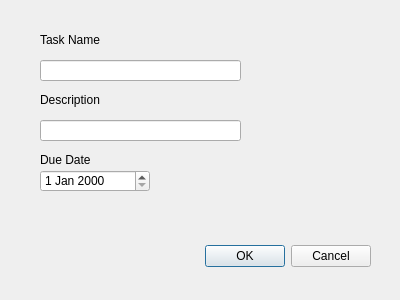
<?xml version="1.0" encoding="UTF-8"?>
<ui version="4.0">
 <class>Add_Dialog</class>
 <widget class="QDialog" name="Add_Dialog">
  <property name="geometry">
   <rect>
    <x>0</x>
    <y>0</y>
    <width>400</width>
    <height>300</height>
   </rect>
  </property>
  <property name="windowTitle">
   <string>Dialog</string>
  </property>
  <widget class="QDialogButtonBox" name="buttonBox">
   <property name="geometry">
    <rect>
     <x>30</x>
     <y>240</y>
     <width>341</width>
     <height>32</height>
    </rect>
   </property>
   <property name="orientation">
    <enum>Qt::Horizontal</enum>
   </property>
   <property name="standardButtons">
    <set>QDialogButtonBox::Cancel|QDialogButtonBox::Ok</set>
   </property>
  </widget>
  <widget class="QLineEdit" name="lineEdit">
   <property name="geometry">
    <rect>
     <x>40</x>
     <y>60</y>
     <width>201</width>
     <height>21</height>
    </rect>
   </property>
   <property name="text">
    <string/>
   </property>
  </widget>
  <widget class="QLabel" name="taskName">
   <property name="geometry">
    <rect>
     <x>40</x>
     <y>30</y>
     <width>101</width>
     <height>20</height>
    </rect>
   </property>
   <property name="text">
    <string>Task Name</string>
   </property>
  </widget>
  <widget class="QLabel" name="Description">
   <property name="geometry">
    <rect>
     <x>40</x>
     <y>90</y>
     <width>101</width>
     <height>20</height>
    </rect>
   </property>
   <property name="text">
    <string>Description</string>
   </property>
  </widget>
  <widget class="QLineEdit" name="lineEdit_2">
   <property name="geometry">
    <rect>
     <x>40</x>
     <y>120</y>
     <width>201</width>
     <height>21</height>
    </rect>
   </property>
   <property name="text">
    <string/>
   </property>
  </widget>
  <widget class="QLabel" name="DueDate">
   <property name="geometry">
    <rect>
     <x>40</x>
     <y>150</y>
     <width>101</width>
     <height>20</height>
    </rect>
   </property>
   <property name="text">
    <string>Due Date</string>
   </property>
  </widget>
  <widget class="QDateEdit" name="dateEdit">
   <property name="geometry">
    <rect>
     <x>40</x>
     <y>170</y>
     <width>110</width>
     <height>22</height>
    </rect>
   </property>
  </widget>
 </widget>
 <resources/>
 <connections>
  <connection>
   <sender>buttonBox</sender>
   <signal>accepted()</signal>
   <receiver>Add_Dialog</receiver>
   <slot>accept()</slot>
   <hints>
    <hint type="sourcelabel">
     <x>248</x>
     <y>254</y>
    </hint>
    <hint type="destinationlabel">
     <x>157</x>
     <y>274</y>
    </hint>
   </hints>
  </connection>
  <connection>
   <sender>buttonBox</sender>
   <signal>rejected()</signal>
   <receiver>Add_Dialog</receiver>
   <slot>reject()</slot>
   <hints>
    <hint type="sourcelabel">
     <x>316</x>
     <y>260</y>
    </hint>
    <hint type="destinationlabel">
     <x>286</x>
     <y>274</y>
    </hint>
   </hints>
  </connection>
 </connections>
</ui>
